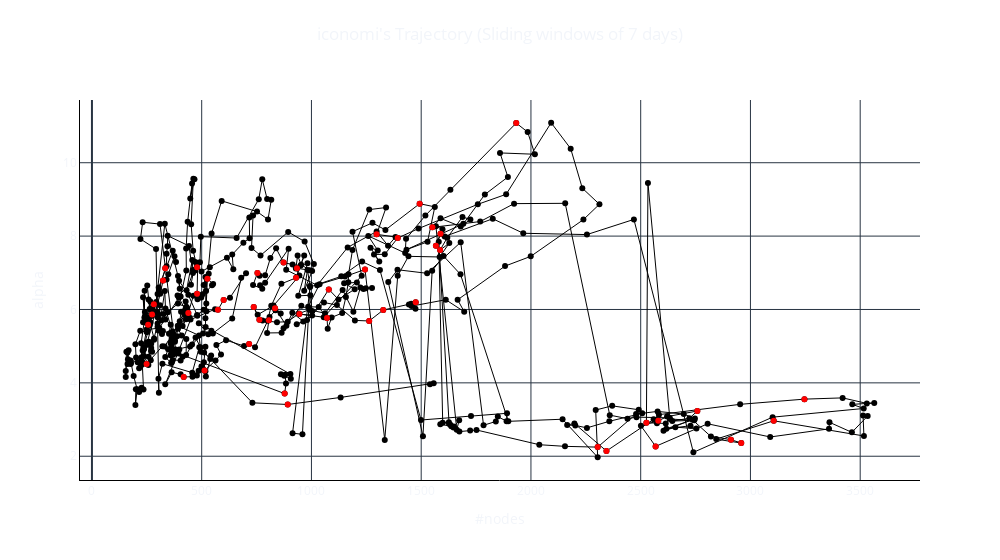

Notebook code cell kept with this figure:
### Code cell
fig = go.Figure()

# Add a line trace
fig.add_trace(go.Scatter(x=df_sliding['#nodes'], y=df_sliding['alpha'], mode='lines', name='Line',line=dict(width=1,color="black")))
fig.add_trace(go.Scatter(x=df_sliding['#nodes'], y=df_sliding['alpha'], mode='markers', name='Scatter',line=dict(color="black")))

# Scatter plot with red lines and markers for the dates in df_sliding that also appear in df_events
event_days_data = df_sliding[df_sliding['window_start'].isin(df_events['date'])]
fig.add_trace(go.Scatter(
    x=event_days_data['#nodes'],
    y=event_days_data['alpha'],
    mode='markers',
    name='Event Days',
    line=dict(width=1, color='red')
))

# Customize the layout
fig.update_layout(
    title=dict(
        text=network_name+'\'s Trajectory (Sliding windows of '+str(window_size)+' days)',  # Set the title here
        x=0.5,  # Center the title horizontally (0.5 means middle)
        y=0.95,  # Adjust the vertical position as needed (0.95 is near the top)
    ),
    xaxis=dict(title='#nodes'),
    yaxis=dict(title='alpha'),
    paper_bgcolor='white',  # Set the background color to white
    plot_bgcolor='white',   # Set the plot area background color to white
    width=1000
    
)

fig.update_xaxes(linecolor='black')
fig.update_yaxes(linecolor='black')
fig.update_traces(showlegend=False)
# Show the plot
fig.show()

### Figure 1 — Plotly figure (JSON) as saved in the notebook; plotly's stock layout.template omitted (floating-point values rounded to 4 significant figures; data arrays with more than 128 entries replaced by an {"elided": "..."} marker saying what was removed)
{"data": [{"line": {"color": "black", "width": 1}, "mode": "lines", "name": "Line", "x": {"elided": "554 int values"}, "y": {"elided": "554 float values"}, "type": "scatter", "showlegend": false}, {"line": {"color": "black"}, "mode": "markers", "name": "Scatter", "x": {"elided": "554 int values"}, "y": {"elided": "554 float values"}, "type": "scatter", "showlegend": false}, {"line": {"color": "red", "width": 1}, "mode": "markers", "name": "Event Days", "x": [892, 249, 256, 282, 324, 274, 334, 526, 439, 479, 2344, 3246, 1588, 1567, 2304, 2911, 2958, 3106, 2568, 2580, 2758, 2526, 1551, 1586, 1244, 1071, 1297, 754, 873, 930, 806, 934, 737, 763, 1079, 945, 1493, 1933, 1393, 1475, 1327, 1263, 834, 716, 513, 418, 574, 600, 878, 479], "y": [3.41, 4.511, 5.587, 6.143, 6.791, 5.865, 7.125, 6.837, 5.907, 7.149, 2.143, 3.556, 8.066, 7.735, 2.249, 2.452, 2.36, 2.966, 2.268, 2.966, 3.233, 2.913, 8.238, 7.619, 7.091, 5.77, 8.047, 6.993, 7.277, 6.862, 5.706, 7.121, 6.067, 5.721, 6.547, 5.874, 8.883, 11.08, 7.947, 6.195, 5.986, 5.686, 6.033, 5.057, 4.334, 4.162, 5.991, 6.261, 3.707, 6.429], "type": "scatter", "showlegend": false}], "layout": {"title": {"text": "iconomi's Trajectory (Sliding windows of 7 days)", "x": 0.5, "y": 0.95}, "xaxis": {"title": {"text": "#nodes"}, "linecolor": "black"}, "yaxis": {"title": {"text": "alpha"}, "linecolor": "black"}, "paper_bgcolor": "white", "plot_bgcolor": "white", "width": 1000}}
